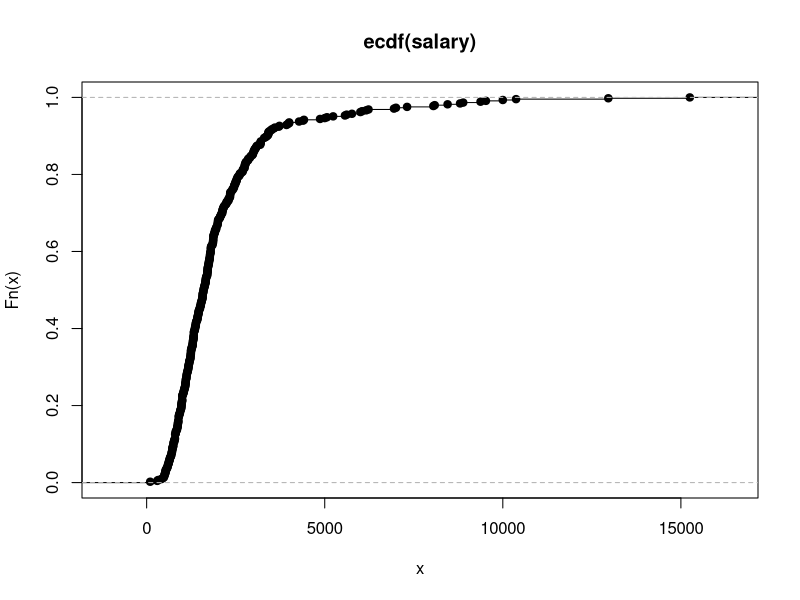
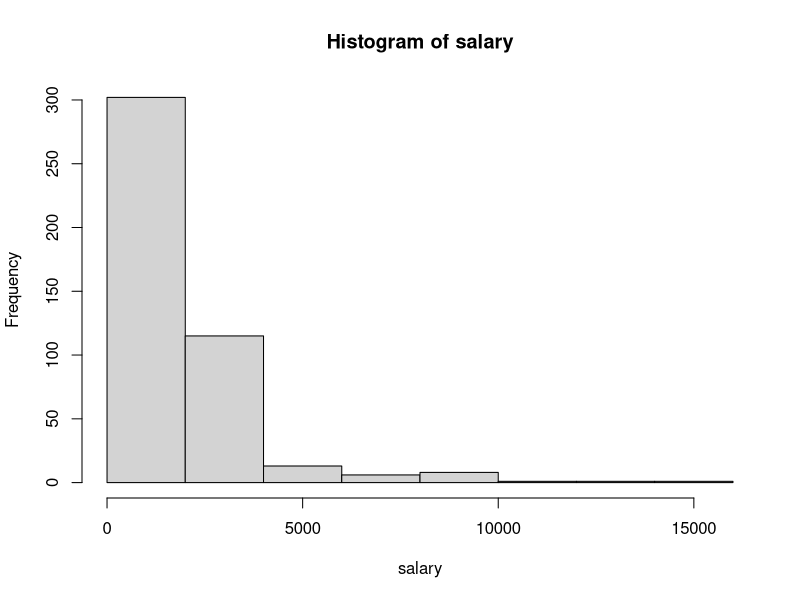
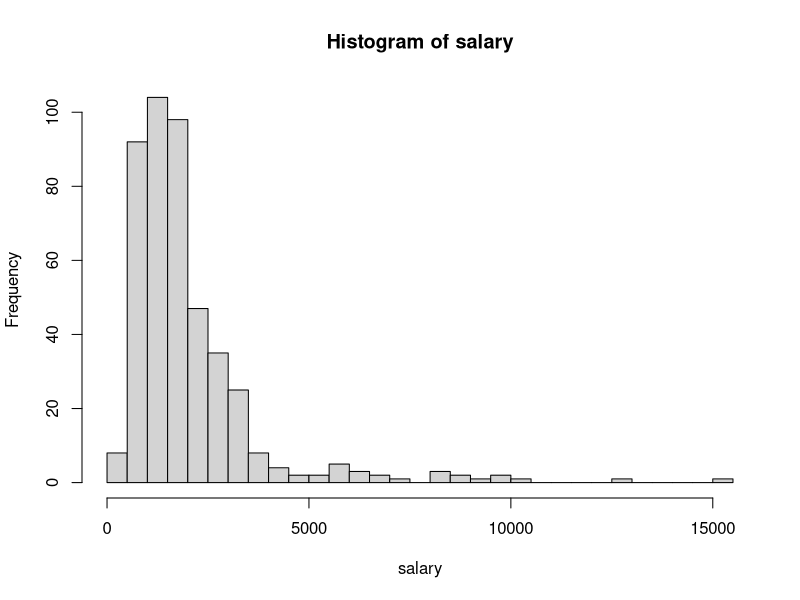
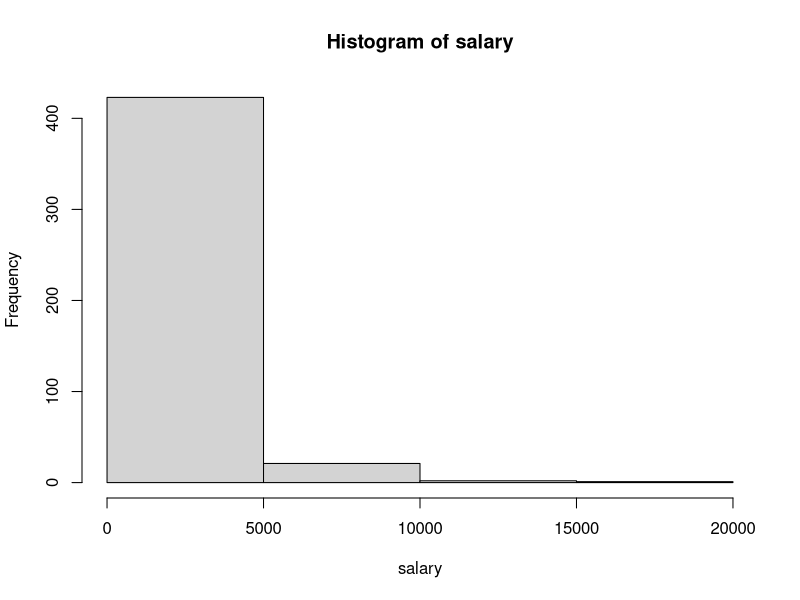
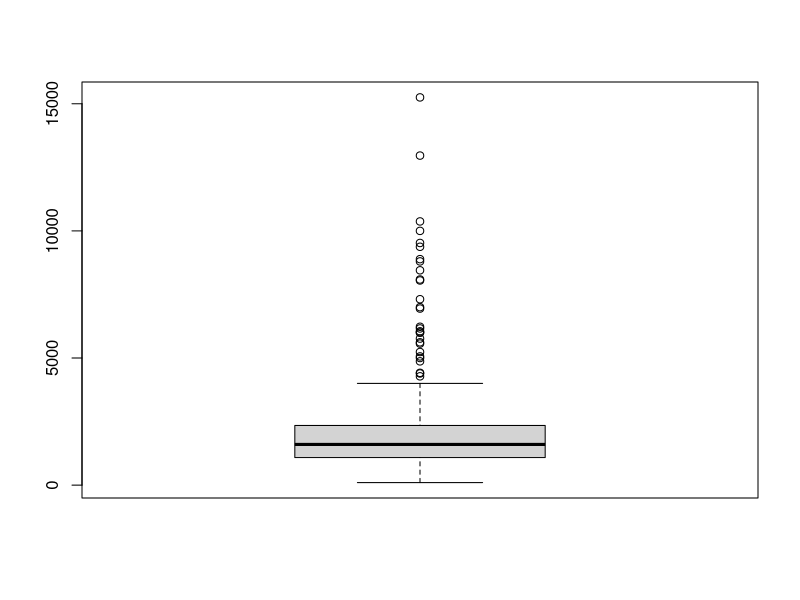
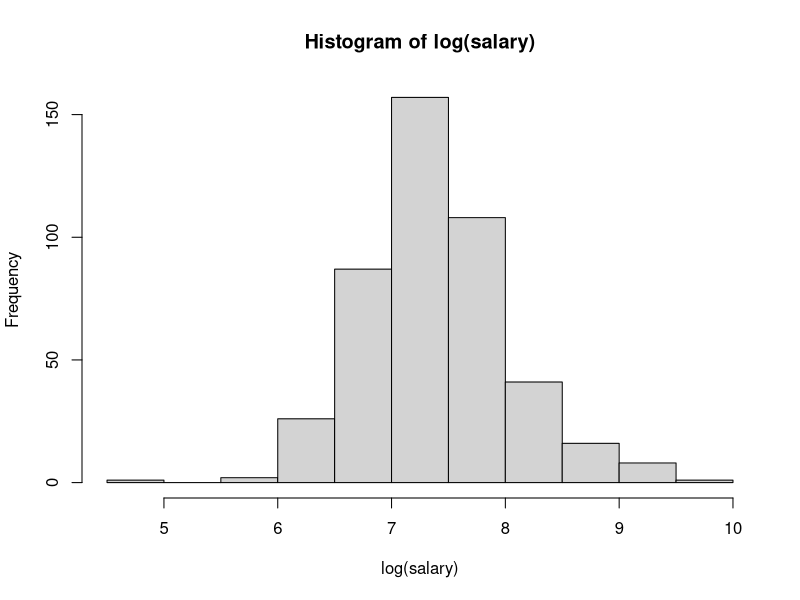
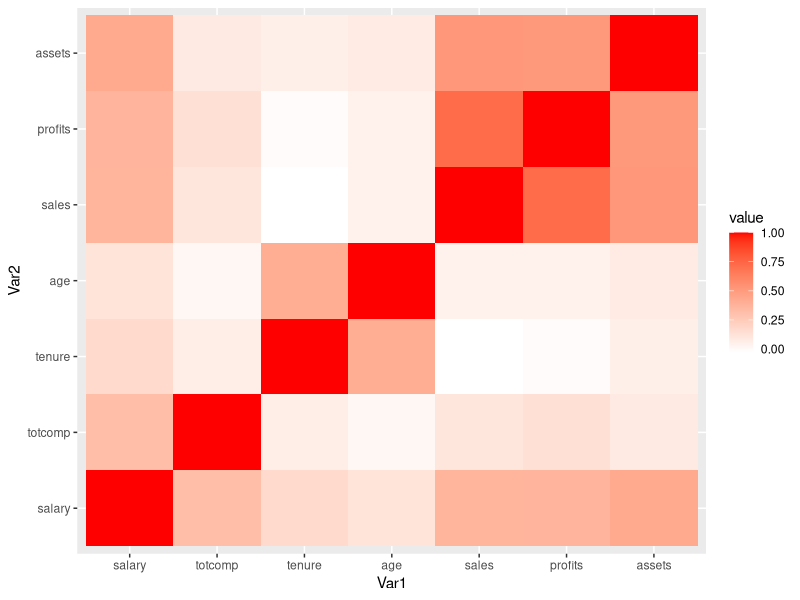

The R source for these figures, in order:
## ---- chunk 1
ceodata <- read.csv('ceo.csv')
ceodata$X <- NULL
salary <- ceodata$salary
head(ceodata)
## ---- chunk 2
mean(salary)
## ---- chunk 3
mean.default(salary, trim=0.1)
## ---- chunk 4
median(salary)
## ---- chunk 5
quantile(salary, c(0.25, 0.75))
## ---- chunk 6
quantile(salary, c(0.1,0.9))
## ---- chunk 7
Fn <- ecdf(salary)
plot(Fn)
## ---- chunk 8
quantile(salary, c(0.2))
quantile(salary, c(0.8))
Fn(1000)
1 - Fn(5000)
## ---- chunk 9
hist(salary)
## ---- chunk 10
hist(salary, breaks = 30)
## ---- chunk 11
hist(salary, breaks = 3)
## ---- chunk 12
boxplot(salary)
## ---- chunk 13
hist(log(salary))
mean(log(salary))
median(log(salary))
## ---- chunk 14
library(ggplot2)
library(reshape2)
qplot(x=Var1, y=Var2, data=melt(cor(ceodata)), fill=value, geom="tile") + scale_fill_gradient(low = "white", high = "red")
